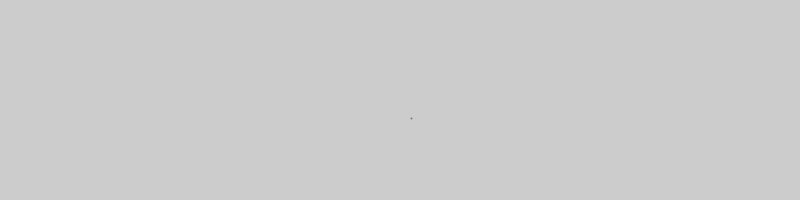
Frame 1 (no input)
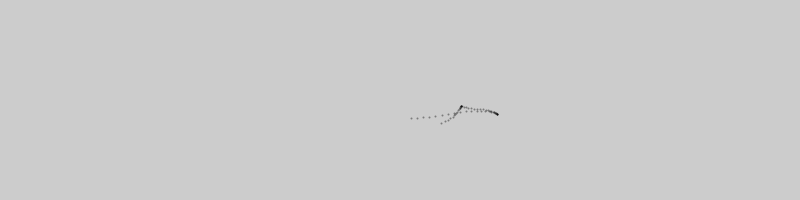
Frame 60 (the mouse pressed at the canvas centre just before this capture)
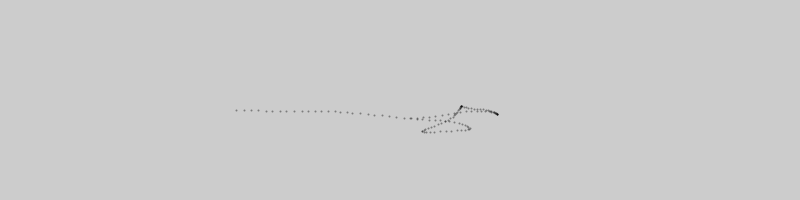
Frame 120 (the mouse held since frame 60 and released just before this capture)

The Processing sketch that drew these frames (run headless with seeded random() and noise(); from frame 60 on, the mouse is pressed at the canvas centre):

// Processing sketch: s2_8_walker_final
// ── s2_8_walker_final.pde
// The Nature of Code
// Daniel Shiffman
// http://natureofcode.com

Walker w;

void setup() {
  size(800, 200);
  frameRate(30);

  // Create a walker object
  w = new Walker();
}

void draw() {
  //background(255);
  // Run the walker object
  w.walk();
  w.display();
}
// ── Walker.pde
// The Nature of Code
// Daniel Shiffman
// http://natureofcode.com

// A random walker class!

class Walker {
  PVector location;

  PVector noff;

  Walker() {
    location = new PVector(width/2, height/2);
    noff = new PVector(random(1000),random(1000));
  }

  void display() {
    strokeWeight(2);
    fill(127);
    stroke(0, 0, 0, 100);
    strokeWeight(2);
    point(location.x, location.y);
    //ellipse(location.x, location.y, 48, 48);
  }

  // Randomly move up, down, left, right, or stay in one place
  void walk() {
    
    location.x = map(noise(noff.x),0,1,0,width);
    location.y = map(noise(noff.y),0,1,0,height);
    
    noff.add(0.01,0.01,0);
  }
}
